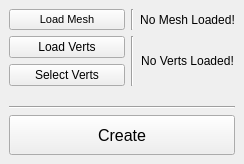
<?xml version="1.0" encoding="UTF-8"?>
<ui version="4.0">
 <class>MG_extrudeEdge_MainWindow</class>
 <widget class="QMainWindow" name="MG_extrudeEdge_MainWindow">
  <property name="geometry">
   <rect>
    <x>0</x>
    <y>0</y>
    <width>244</width>
    <height>164</height>
   </rect>
  </property>
  <property name="windowTitle">
   <string>MG_extrudeEdge</string>
  </property>
  <widget class="QWidget" name="centralwidget">
   <layout class="QVBoxLayout" name="verticalLayout_2">
    <item>
     <layout class="QGridLayout" name="gridLayout">
      <item row="0" column="0">
       <widget class="QPushButton" name="loadMesh_pushButton">
        <property name="sizePolicy">
         <sizepolicy hsizetype="Expanding" vsizetype="Expanding">
          <horstretch>0</horstretch>
          <verstretch>0</verstretch>
         </sizepolicy>
        </property>
        <property name="font">
         <font>
          <pointsize>8</pointsize>
         </font>
        </property>
        <property name="text">
         <string>Load Mesh</string>
        </property>
       </widget>
      </item>
      <item row="0" column="1">
       <widget class="Line" name="line">
        <property name="orientation">
         <enum>Qt::Vertical</enum>
        </property>
       </widget>
      </item>
      <item row="0" column="2">
       <widget class="QLabel" name="mesh_label">
        <property name="text">
         <string>No Mesh Loaded!</string>
        </property>
        <property name="alignment">
         <set>Qt::AlignCenter</set>
        </property>
       </widget>
      </item>
      <item row="1" column="0">
       <layout class="QVBoxLayout" name="verticalLayout">
        <item>
         <widget class="QPushButton" name="loadVerts_pushButton">
          <property name="sizePolicy">
           <sizepolicy hsizetype="Expanding" vsizetype="Expanding">
            <horstretch>0</horstretch>
            <verstretch>0</verstretch>
           </sizepolicy>
          </property>
          <property name="text">
           <string>Load Verts</string>
          </property>
         </widget>
        </item>
        <item>
         <widget class="QPushButton" name="selectVerts_pushButton">
          <property name="sizePolicy">
           <sizepolicy hsizetype="Expanding" vsizetype="Expanding">
            <horstretch>0</horstretch>
            <verstretch>0</verstretch>
           </sizepolicy>
          </property>
          <property name="text">
           <string>Select Verts</string>
          </property>
         </widget>
        </item>
       </layout>
      </item>
      <item row="1" column="1">
       <widget class="Line" name="line_2">
        <property name="orientation">
         <enum>Qt::Vertical</enum>
        </property>
       </widget>
      </item>
      <item row="1" column="2">
       <widget class="QLabel" name="verts_label">
        <property name="text">
         <string>No Verts Loaded!</string>
        </property>
        <property name="alignment">
         <set>Qt::AlignCenter</set>
        </property>
       </widget>
      </item>
     </layout>
    </item>
    <item>
     <spacer name="verticalSpacer">
      <property name="orientation">
       <enum>Qt::Vertical</enum>
      </property>
      <property name="sizeHint" stdset="0">
       <size>
        <width>20</width>
        <height>40</height>
       </size>
      </property>
     </spacer>
    </item>
    <item>
     <widget class="Line" name="line_3">
      <property name="orientation">
       <enum>Qt::Horizontal</enum>
      </property>
     </widget>
    </item>
    <item>
     <widget class="QPushButton" name="create_pushButton">
      <property name="sizePolicy">
       <sizepolicy hsizetype="Expanding" vsizetype="MinimumExpanding">
        <horstretch>0</horstretch>
        <verstretch>0</verstretch>
       </sizepolicy>
      </property>
      <property name="minimumSize">
       <size>
        <width>0</width>
        <height>40</height>
       </size>
      </property>
      <property name="font">
       <font>
        <pointsize>12</pointsize>
       </font>
      </property>
      <property name="text">
       <string>Create</string>
      </property>
     </widget>
    </item>
   </layout>
  </widget>
 </widget>
 <resources/>
 <connections/>
</ui>
